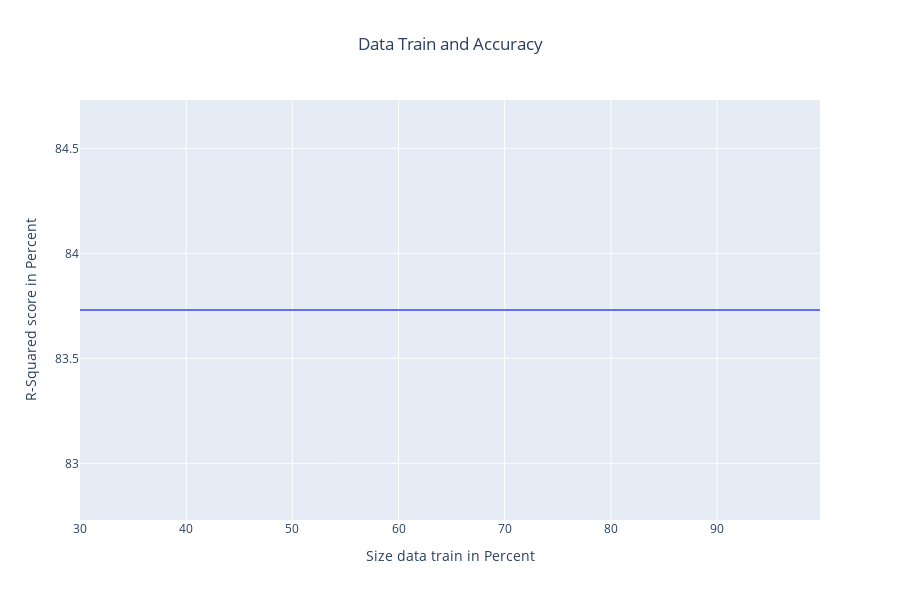

Notebook code for this chart:
### Markdown cell above
## Visualization R-Squared score and size of data train

### Code cell
fig = go.Figure(data=go.Scatter(x=trains_size, y=scores))

fig.update_layout(
    title       = 'Data Train and Accuracy',
    title_x     = 0.5,
    xaxis_title = 'Size data train in Percent',
    yaxis_title = 'R-Squared score in Percent',
    height      = 600
)

fig.show()

### Figure 1 — Plotly figure (JSON) as saved in the notebook; plotly's stock layout.template omitted (floating-point values rounded to 4 significant figures; data arrays with more than 128 entries replaced by an {"elided": "..."} marker saying what was removed)
{"data": [{"type": "scatter", "x": {"elided": "698 float values"}, "y": {"elided": "698 float values"}}], "layout": {"height": 600, "title": {"text": "Data Train and Accuracy", "x": 0.5}, "xaxis": {"title": {"text": "Size data train in Percent"}}, "yaxis": {"title": {"text": "R-Squared score in Percent"}}}}
